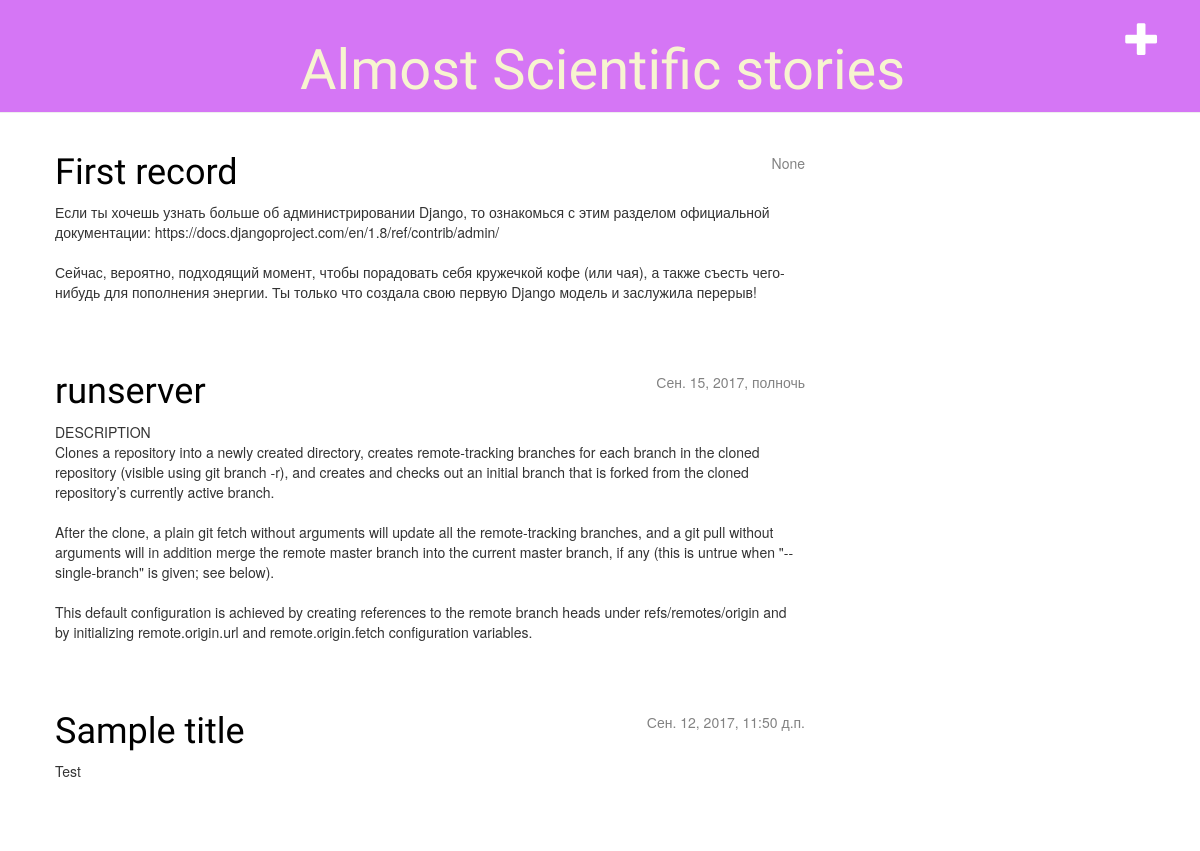
Page / (signed in) on the earlier database version.
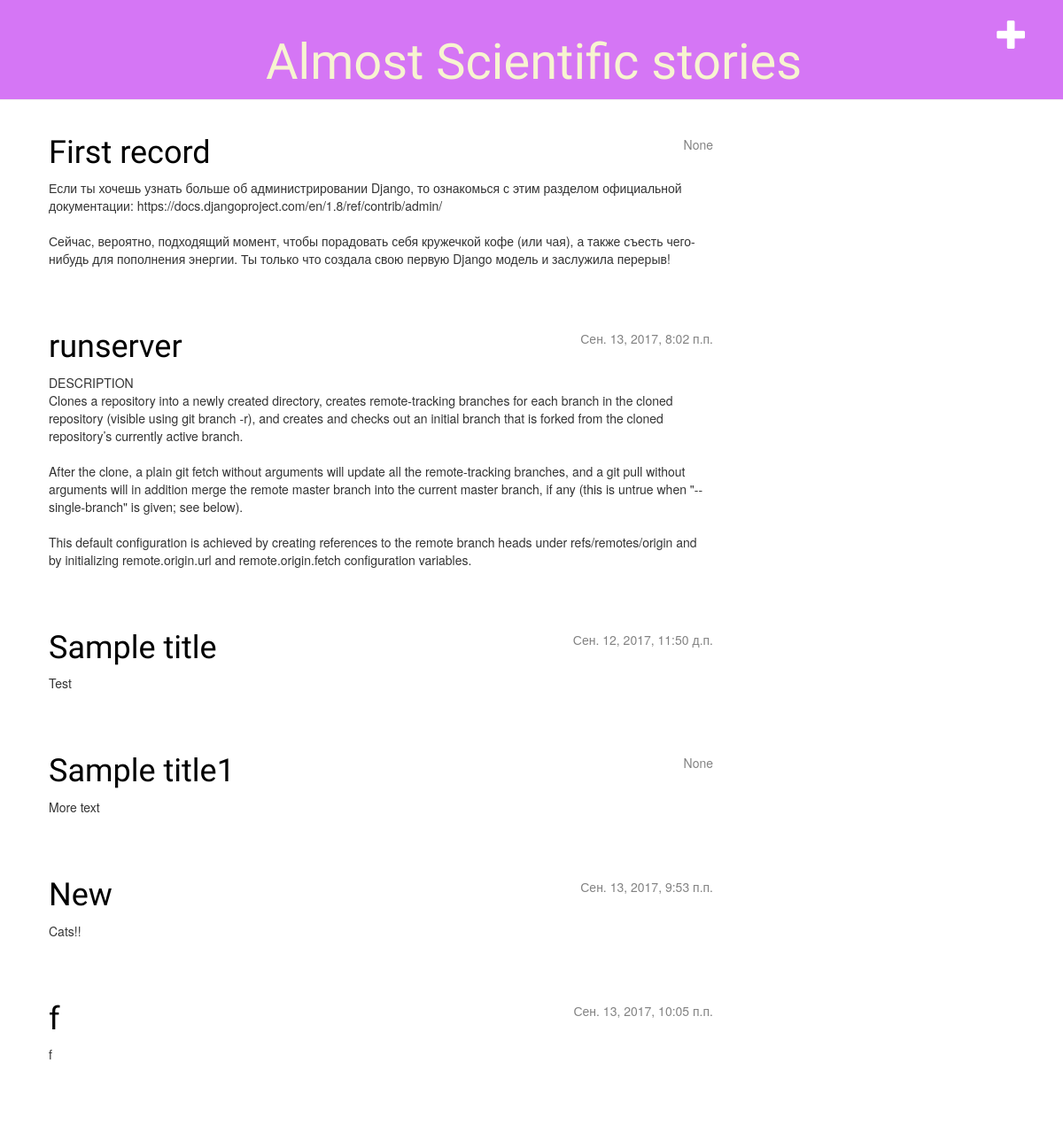
Same page on the later database version.
### blog/models.py (models this page shows, shortened)
class Post(models.Model):#Наследуемся из класса Моделс
    author = models.ForeignKey('auth.User') # ForeignKey - это id. Взять данные из другой таблицы+ ее имя. Чтобы все время не логинился
    title = models.CharField(max_length=200, blank=False, null=False)# Это текстовое поле в 1 линию
    text = models.TextField()
    created_date = models.DateTimeField(default=timezone.now)
    published_date = models.DateTimeField(blank=True, null=True)

### blog/views.py (the view)
# urls.py: url(r'^$', views.post_list, name='post_list'),
def post_list(request):
    posts = Post.objects.all()  #filter(published_date__lte=timezone.now()).order_by('published_date')
    return render(request, 'blog/post_list.html', {'posts': posts})

### blog/templates/blog/post_list.html
    {% extends 'blog/base.html' %}
    {% block content %}
        {% for post in posts %}
            <div class="post">
                <div class="date">
                    {{ post.published_date }}
                </div>
                <h1><a href="{% url 'post_detail' pk=post.pk %}">{{ post.title }}</a></h1>
                <p>{{ post.text|linebreaksbr }}</p>
            </div>
        {% endfor %}
    {% endblock content %}

Differences in the rows shown:
changed Post "runserver": published_date "Сен. 15, 2017, полночь" → "Сен. 13, 2017, 8:02 п.п."
added Post: published_date "None", title "Sample title1", text "More text"
added Post: published_date "Сен. 13, 2017, 9:53 п.п.", title "New", text "Cats!!"
added Post: published_date "Сен. 13, 2017, 10:05 п.п.", title "f", text "f"
